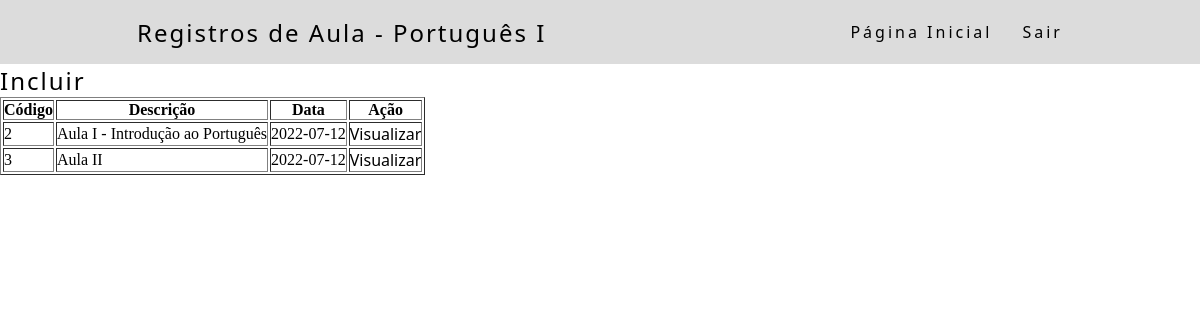
Page /consultaRegistroAula.php?c_codigo=2 (signed in) on the committed database.
### tables this page shows
CREATE TABLE TBRegistroAula (
	RAUCodigo    INTEGER      NOT NULL AUTO_INCREMENT, 
    RAUDescricao VARCHAR(500) NOT NULL,
    RAUData      DATE         NOT NULL,
    RAUPresenca  JSON                 ,
    RAUQtdAulas  INTEGER      NOT NULL,
    SALCodigo    INTEGER      NOT NULL,
    PROCodigo 	 BIGINT 	          ,
    PRIMARY KEY (RAUCodigo),
    FOREIGN KEY (SALCodigo) REFERENCES TBSalaVirtual(SALCodigo),
    FOREIGN KEY (PROCodigo) REFERENCES TBSalaVirtualProfessor(PROCodigo)
);

### conf/Connect.class.php (called while the page is built, shortened)
<?php
class Connect {
    private static $Conn;
    public static function getInstance() {
        return self::$Conn;
    }
    private static function setConnection() {
        try {
            $opcoes = array(PDO::MYSQL_ATTR_INIT_COMMAND => 'SET NAMES UTF8',
                            PDO::ATTR_PERSISTENT         => TRUE,
                            PDO::ATTR_ERRMODE            => PDO::ERRMODE_EXCEPTION);
            self::$Conn = new PDO(DRIVER.
                                 ":host=" . HOST .
                                 "; dbname=" . DBNAME .
                                 "; charset=" . CHARSET .
                                 ";", USER, PASSWORD,
                                 $opcoes);
          } catch (PDOException $e) {
            print "DB Error: " . $e->getMessage();
          }
    }
}

### classes/dados/Dados.class.php (called while the page is built, shortened)
<?php
abstract class Dados {
    protected $relacionamentos = [];
    protected function adicionaRelacionamento(string $coluna, string $atributo, int $tipo) : Relacionamento {
        $rel = new Relacionamento($coluna, $atributo, $tipo);
        $this->relacionamentos[$atributo] = $rel;
        return $rel;
    }
    public function getChavesEstrangeiras() : array {
        $rels = [];
        foreach ($this->getRelacionamentos() as $relacionamento) {
            if ($relacionamento->isEstrangeira()) {
                $rels[] = $relacionamento;
            }
        }
        return $rels;
    }
    protected function getConn() : PDO {
        return Connect::getInstance();
    }
    public function getRelacionamentos() {
        return $this->relacionamentos;
    }
}

### classes/dados/Relacionamento.class.php (called while the page is built, shortened)
<?php
class Relacionamento {
    private $estrangeira = false;
    private $referencia = [];
    private $tabelaReferencia;
    private $coluna;
    public function __construct(string $coluna, string $atributo, int $tipo = 0) {
        $this->coluna    = $coluna;
    }
    public function chaveEstrangeira() : self {
        $this->estrangeira = true;
        return $this;
    }
    public function referencia(string $coluna, string $atributo) : self {
        if ($this->isEstrangeira()) {
            $this->referencia = ['col' => $coluna, 'att' => $atributo];
        }
        return $this;
    }
    public function on(string $tabela) : self {
        if (count($this->getReferencia()) > 0) {
            $this->tabelaReferencia = $tabela;
        }
        return $this;
    }
    public function isEstrangeira() : bool {
        return $this->estrangeira;
    }
    public function getReferencia() : array {
        return $this->referencia;
    }
    public function getTabelaReferencia() : string {
        return $this->tabelaReferencia;
    }
    public function getColuna() : string {
        return $this->coluna;
    }
}

### classes/dados/DadosBase.class.php (called while the page is built, shortened)
<?php
abstract class DadosBase extends Dados implements InterfaceDados {
    protected $condicaoConsulta   = [];
    public function query(array $colunas = []) : array {
        $sql = $this->getQueryBuscaDados($colunas);
        $sql .= $this->filtraConsulta();
        $stmt  = $this->getConn()->query($sql);
        $dados = [];
        while ($linha = $stmt->fetch(PDO::FETCH_ASSOC)) {
            $objeto = new $nomeModelo();
            $dados[] = $objeto;
        }
        return $dados;
    }
    protected function getQueryBuscaDados(array $colunas = []) : string {
        $sql = 'SELECT ';
        $sql .= $this->colunasConsulta($colunas);
        $sql .= ' FROM '.$this->getTabela();
        $sql .= $this->adicionaJoins();
        return $sql;
    }
    protected function colunasConsulta(array $atributos = []) : string {
        $colunas = [];
        if (count($atributos) > 0) {
            foreach ($atributos as $atributo) {
                if (count(explode('.', $atributo)) > 1) {
                    $colunas[] = $this->buscaColunaAtributoEstrangeiro($atributo);
                } else {
                    if (array_key_exists($atributo, $this->getRelacionamentos())) {
                        $colunas[] = $this->getRelacionamentos()[$atributo]->getColuna().' AS "'.$atributo.'"';
                    }
                }
            }
        }
        $colunasConsulta = implode(',', $colunas);
        return $colunasConsulta;
    }
    protected function adicionaJoins() : string {
        $joins = ' ';
        foreach ($this->getChavesEstrangeiras() as $chave) {
            $joins .= 'JOIN ';
            $joins .= $chave->getTabelaReferencia();
            $joins .= ' ON ';
            $joins .= $this->getTabela().'.'.$chave->getColuna().' = '.$chave->getTabelaReferencia().'.'.$chave->getColuna().' ';
        }
        return $joins;
    }
    protected function filtraConsulta() : string {
        $filtros = '';
        if (count($this->condicaoConsulta) > 0) {
            $condicao = array_shift($this->condicaoConsulta);
            $filtros .= ' WHERE '.$this->getSqlCondicao($condicao);
        }
        return $filtros;
    }
    protected function getSqlCondicao(array $condicao) : string {
        $valor = $condicao['valor'];
        return $condicao['tabela'].'.'.$condicao['coluna'].' '.$condicao['operador'].' '.$valor.' ';
    }
    public function adicionaCondicaoConsulta(string $atributo, string $operador, string $valor) {
        $relacionamento = $this->getRelacionamentos()[$atributo];
        $this->condicaoConsulta[] = ['tabela' => $this->getTabela(), 'coluna' => $relacionamento->getColuna(), 'operador' => $operador, 'valor' => $valor, 'tipo' => $relacionamento->getTipo()];
    }
}

### classes/dados/DadosRegistroAula.class.php (called while the page is built, shortened)
<?php
class DadosRegistroAula extends DadosBase {
    public function getTabela() {
        return 'TBRegistroAula';
    }
}

### acao/AcaoBase.class.php (the view, shortened to what this page needs)
<?php
abstract class AcaoBase {
    protected $Dados;
    public function consulta(string $classe, array $consulta, string $tela = '', array $parametros = []) : string {
        $atributos = array_map(function($linha) {
            return $linha[0];
        }, $consulta);
        $dadosConsulta = $this->buscaDadosConsulta($atributos);
        return $this->montaConsulta($classe, $tela, $consulta, $dadosConsulta, $parametros);
    }
    protected function buscaDadosConsulta(array $atributos) : array {
        return $this->getDados()->query($atributos);
    }
    protected function montaConsulta(string $classe, string $tela, array $colunas, array $dados, array $parametros = []) : string{
        $tabela = '<table border="1">';
        $tabela .= $this->montaCabecalho($colunas);
        $tabela .= $this->montaLinhas($classe, $tela, $colunas, $dados, $parametros);
        $tabela .= '</table>';
        return $tabela;
    }
    protected function montaCabecalho(array $colunas): string {
        $cabecalho = '<tr>';
        $titulos = array_map(function($coluna) {
            return $coluna[1];
        }, $colunas);
        foreach ($titulos as $titulo) {
            $cabecalho .= '<th>'.$titulo.'</th>';
        }
        $cabecalho .= '<th>Ação</th>';
        $cabecalho .= '</tr>';
        return $cabecalho;
    }
    protected function montaLinhas(string $classe, string $tela, array $colunas, array $dadosLinhas, array $parametros = []) : string {
        $linhas = '';
        $atributos = array_map(function($coluna) {
            return $coluna[0];
        }, $colunas);
        foreach ($dadosLinhas as $linha) {
            $linhas .= $this->montaLinha($classe, $tela, $atributos, $linha, $parametros);
        }
        return $linhas;
    }
    protected function montaLinha(string $classe, string $tela, array $atributos, mixed $objetoLinha, array $parametros = []) : string {
        $linha = '<tr>';
        foreach ($atributos as $atributo) {
            $linha .= $this->montaColuna($this->getDados()->getValorModelo($objetoLinha, $atributo));
        }
        $linha .= $this->montaColuna($this->montaAcoesLinha($classe, $tela, $objetoLinha, $parametros));
        $linha .= '</tr>';
        return $linha;
    }
    protected function montaColuna(mixed $valor) : string {
        return '<td>'.$valor.'</td>';
    }
    protected function montaAcoesLinha(string $classe, string $tela, mixed $objetoLinha, array $parametros = []) : string {
        $valores = [];
        foreach ($this->getDados()->getChavesPrimarias() as $primaria) {
            $valores[] = 'c_'.$primaria->getAtributo().'='.$this->getDados()->getValorModelo($objetoLinha, $primaria->getAtributo());
        }
        $valores[] = $this->montaTelaConsultaRedirecionar($tela, $parametros);
        $valores[] = 'classeAcao='.$classe;
        $acoesLinha = '';
        foreach ($this->getAcoesConsulta() as $acao) {
            $acoesLinha .= $this->montaAcao($tela, $acao, $valores, $parametros);
        }
        return $acoesLinha;
    }
    protected function montaTelaConsultaRedirecionar(string $tela, array $parametros = []) {
        $parametroTela = 'tela=consulta'.ucfirst($tela).'.php';
        if (count($parametros) > 0) {
            $parametroTela .= '?'.implode('&', $parametros);
        }
        return $parametroTela;
    }
    protected function montaAcao(string $tela, string $acao, array $valores, array $parametros) : string {
        $arquivo = in_array($acao, self::ACOES_CAD) ? 'cad'.$tela.'.php' : 'acao.php';
        $action  = $arquivo.'?'.implode('&', $valores).'&'.implode('&', $parametros);
        $action .= '&acao='.$acao;
        return '<a href='.$action.'>'.self::NOME_ACAO[$acao].'</a><br>';
    }
    protected function getAcoesConsulta() : array {
        $acoes[] = self::ACAO_VISUALIZAR;
        return $acoes;
    }
    public function getDados() : DadosBase {
        return $this->Dados;
    }
    public function setDados(DadosBase $Dados) {
        $this->Dados = $Dados;
        return $this;
    }
    protected function getAcaoAlterar() {
        return null;
    }
    protected function getAcaoExcluir() {
        return null;
    }
}

### style/style.css (style rules this page uses)
* { margin : 0; padding: 0; }
a { color: black; font-family: 'Segoe UI', Tahoma, Geneva, Verdana, sans-serif; text-decoration: none; transition: 0.3s; }

### rows in the picture
tbregistroaula: RAUCodigo "2", RAUDescricao "Aula I - Introdução ao Português", RAUData "2022-07-12", acao "Visualizar"
tbregistroaula: RAUCodigo "3", RAUDescricao "Aula II", RAUData "2022-07-12", acao "Visualizar"

### other values in the picture
$titulo "Registros de Aula - Português I"
$titulo "Código"
$titulo "Descrição"
$titulo "Data"
